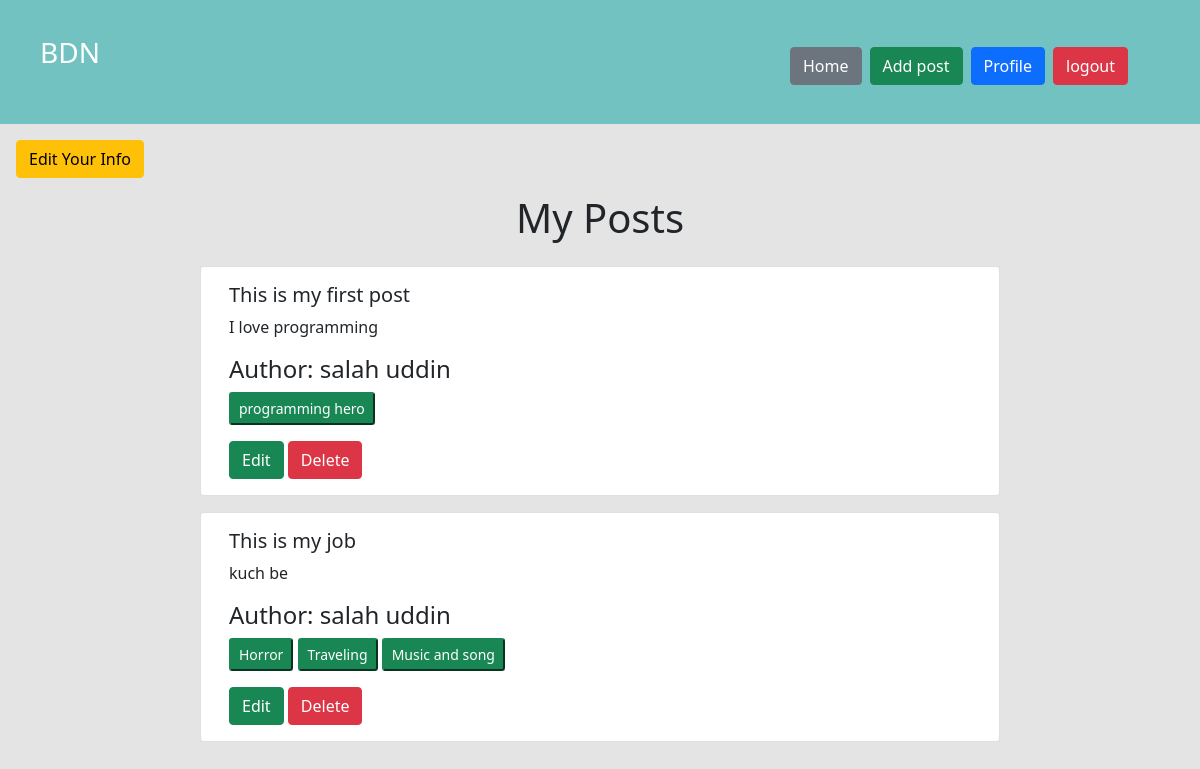
/profile/ (signed in), run on the app's committed database.
### post/models.py (models this page shows, shortened)
class PostModel(models.Model):
    title=models.CharField(max_length=200)
    content=models.CharField(max_length=20000000)
    author=models.ForeignKey(User,models.SET_NULL,null=True)
    category=models.ManyToManyField(Category)

### category/models.py (models this page shows)
class Category(models.Model):
    name=models.CharField(max_length=100)
    slug=models.SlugField(max_length=100,unique=True,null=True,blank=True)
    def __str__(self) -> str:
        return self.name

### author/views.py (the view)
# urls.py: path('profile/',views.profile,name='profile'),
@login_required
def profile(request):
    data=PostModel.objects.filter(author=request.user)
    return render(request,'profile.html',{'posts':data})

### author/templates/profile.html
{% extends "base.html" %}
{% block content %}
  <a href="{% url 'edit_info'%}"  class='btn btn-warning m-3' >Edit Your Info</a>
  <h1 class='text-dark text-center'>My Posts</h1>
  <div class='row justify-content-center mt-4'>
    {% for post in posts %}
      <div class="card col-sm-12 mx-auto mb-3" style="width: 50rem;">
        <div class="card-body">
          <h5 class="card-title">{{post.title}}</h5>
          <p class="card-text">{{post.content}}</p>
          <h4 class="card-text">Author: {{post.author.first_name}} {{post.author.last_name}}</h4>
          <p class="card-text">
            {% for cat in  post.category.all %}
              <button class='btn-sm btn-success ' disabled>{{cat}}</button>
            {% endfor %}
          </p>
          <div>
            <a href="{% url 'edit_post' post.id %}" class="btn btn-success">Edit</a>
            <a href="{% url 'delete_post' post.id%}" class="btn btn-danger">Delete</a>
          </div>
        </div>
      </div>
    {% endfor %}
  </div>
  {% endblock content %}

### data on the page
PostModel: title "This is my first post", content "I love programming", author.first_name "salah", author.last_name "uddin"
Category: name "programming hero"
PostModel: title "This is my job", content "kuch be", author.first_name "salah", author.last_name "uddin"
Category: name "Horror"
Category: name "Traveling"
Category: name "Music and song"
